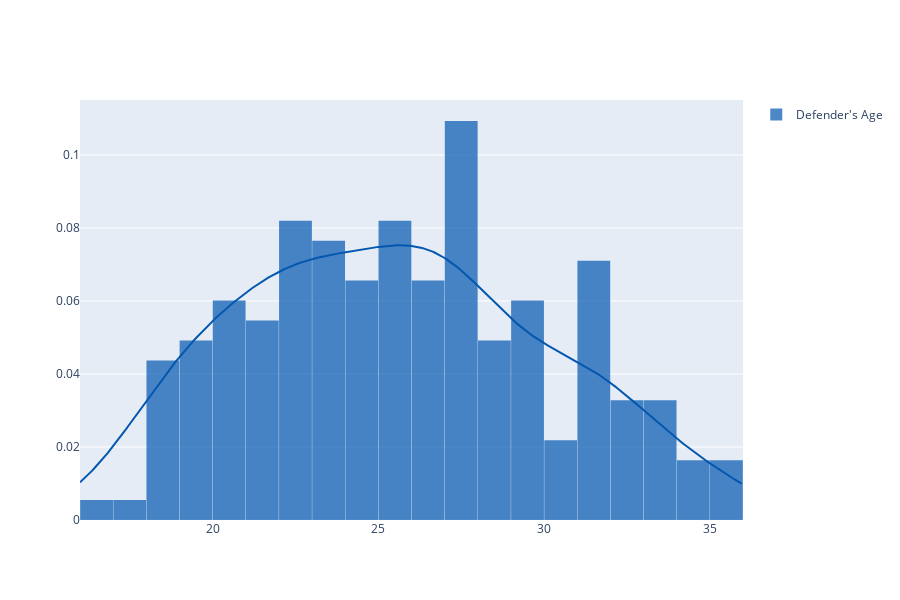
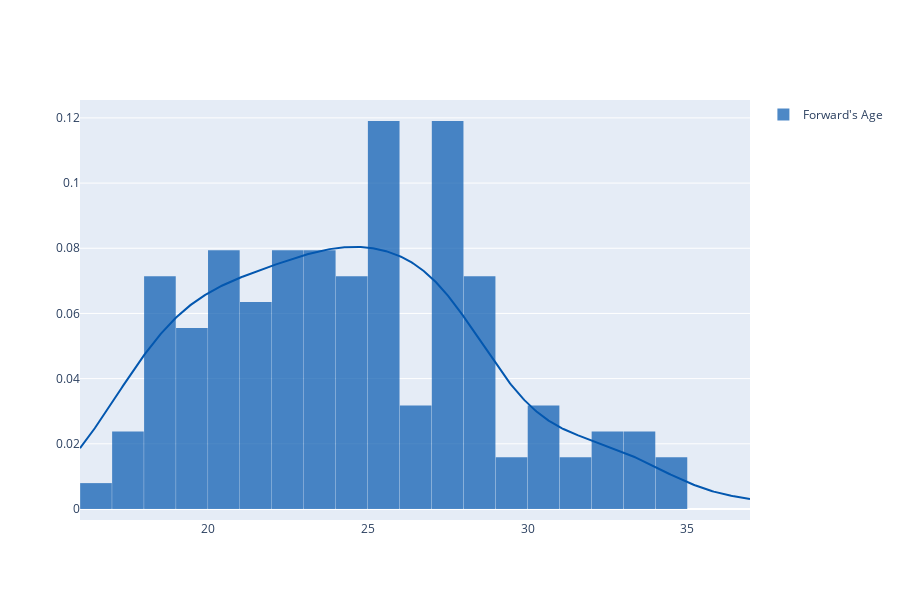
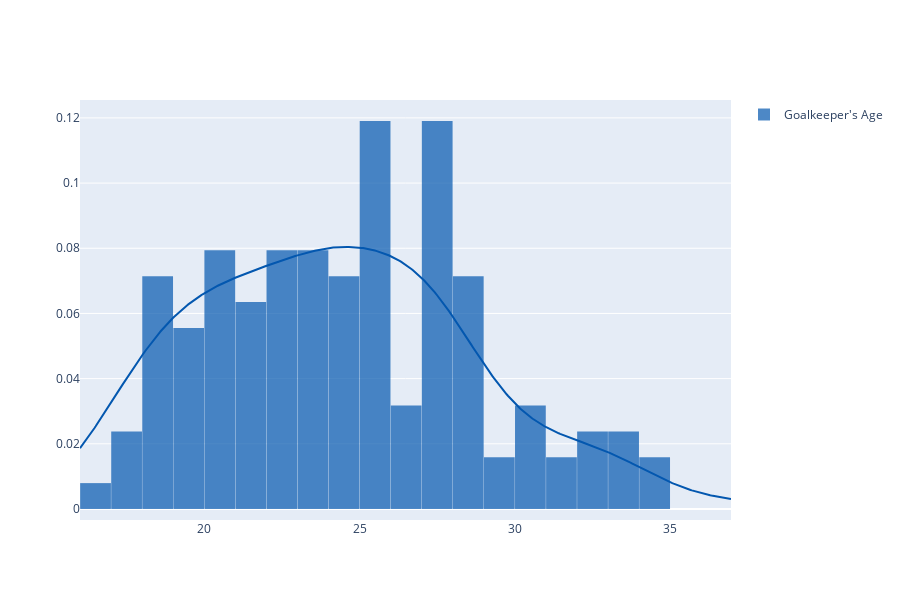

The notebook cell saved with these charts, in order:
### Markdown cell above
Finding Distribution and the Average of Age of Players

### Code cell
today = datetime.now() 

df_defender['Date of Birth'] = pd.to_datetime(df_defender['Date of Birth'], dayfirst=True)
df_defender['Age'] = today.year - df_defender['Date of Birth'].dt.year

df_forward['Date of Birth'] = pd.to_datetime(df_forward['Date of Birth'], dayfirst=True)
df_forward['Age'] = today.year - df_forward['Date of Birth'].dt.year

df_goalkeeper['Date of Birth'] = pd.to_datetime(df_forward['Date of Birth'], dayfirst=True)
df_goalkeeper['Age'] = today.year - df_goalkeeper['Date of Birth'].dt.year

df_midfielder['Date of Birth'] = pd.to_datetime(df_forward['Date of Birth'], dayfirst=True)
df_midfielder['Age'] = today.year - df_midfielder['Date of Birth'].dt.year

hist_data_defender = [df_defender['Age'].tolist()]
hist_data_forward = [df_forward['Age'].tolist()]
hist_data_goalkeeper = [df_goalkeeper['Age'].tolist()]
hist_data_midfielder = [df_midfielder['Age'].tolist()]

colors = ['rgb(3, 87, 175)']
defender_group = ["Defender's Age"]
fig_defender = ff.create_distplot(hist_data_defender, defender_group,bin_size=1,colors=colors, show_rug=False)
fig_defender.update_layout(width=900, height=600, bargap=0.01)
fig_defender.show() 

colors = ['rgb(3, 87, 175)']
forward_group = ["Forward's Age"]
fig_forward = ff.create_distplot(hist_data_forward, forward_group,bin_size=1,colors=colors, show_rug=False)
fig_forward.update_layout(width=900, height=600, bargap=0.01)
fig_forward.show()

colors = ['rgb(3, 87, 175)']
goalkeeper_group = ["Goalkeeper's Age"]
fig_goalkeeper = ff.create_distplot(hist_data_goalkeeper, goalkeeper_group,bin_size=1,colors=colors, show_rug=False)
fig_goalkeeper.update_layout(width=900, height=600, bargap=0.01)
fig_goalkeeper.show()

# colors = ['rgb(3, 87, 175)']
# midfielder_group = ["Midfielder's Age"]
# fig_midfielder = ff.create_distplot(hist_data_midfielder, midfielder_group,bin_size=1,colors=colors, show_rug=False)
# fig_midfielder.update_layout(width=900, height=600, bargap=0.01)
# fig_midfielder.show()
print(hist_data_midfielder) #sao thông số lại có NaN trong khi hist_data khác bình thường

### Figure 1 — Plotly figure (JSON) as saved in the notebook; plotly's stock layout.template omitted (floating-point values rounded to 4 significant figures; data arrays with more than 128 entries replaced by an {"elided": "..."} marker saying what was removed)
{"data": [{"autobinx": false, "histnorm": "probability density", "legendgroup": "Defender's Age", "marker": {"color": "rgb(3, 87, 175)"}, "name": "Defender's Age", "opacity": 0.7, "type": "histogram", "x": {"elided": "185 int values"}, "xaxis": "x", "xbins": {"end": 36, "size": 1, "start": 16}, "yaxis": "y"}, {"legendgroup": "Defender's Age", "marker": {"color": "rgb(3, 87, 175)"}, "mode": "lines", "name": "Defender's Age", "showlegend": false, "type": "scatter", "x": {"elided": "500 float values"}, "xaxis": "x", "y": {"elided": "500 float values"}, "yaxis": "y"}], "layout": {"bargap": 0.01, "barmode": "overlay", "height": 600, "hovermode": "closest", "legend": {"traceorder": "reversed"}, "width": 900, "xaxis": {"anchor": "y2", "domain": [0, 1], "zeroline": false}, "yaxis": {"anchor": "free", "domain": [0, 1], "position": 0}}}

### Figure 2 — Plotly figure (JSON) as saved in the notebook; plotly's stock layout.template omitted (floating-point values rounded to 4 significant figures; data arrays with more than 128 entries replaced by an {"elided": "..."} marker saying what was removed)
{"data": [{"autobinx": false, "histnorm": "probability density", "legendgroup": "Forward's Age", "marker": {"color": "rgb(3, 87, 175)"}, "name": "Forward's Age", "opacity": 0.7, "type": "histogram", "x": [20, 27, 20, 28, 25, 22, 22, 22, 24, 24, 23, 25, 17, 31, 23, 24, 23, 20, 29, 27, 33, 27, 25, 27, 23, 19, 22, 32, 34, 25, 19, 28, 27, 27, 25, 25, 27, 19, 18, 24, 18, 20, 25, 18, 27, 19, 27, 23, 25, 22, 28, 19, 28, 24, 18, 24, 17, 22, 24, 37, 28, 27, 21, 28, 33, 23, 25, 25, 23, 25, 22, 24, 18, 23, 20, 30, 21, 16, 27, 18, 25, 18, 27, 21, 18, 25, 20, 28, 34, 32, 22, 26, 21, 31, 22, 26, 29, 21, 19, 26, 30, 24, 30, 25, 21, 33, 25, 27, 21, 23, 28, 27, 20, 17, 22, 32, 26, 27, 23, 28, 18, 30, 19, 21, 20, 20, 20], "xaxis": "x", "xbins": {"end": 37, "size": 1, "start": 16}, "yaxis": "y"}, {"legendgroup": "Forward's Age", "marker": {"color": "rgb(3, 87, 175)"}, "mode": "lines", "name": "Forward's Age", "showlegend": false, "type": "scatter", "x": {"elided": "500 float values"}, "xaxis": "x", "y": {"elided": "500 float values"}, "yaxis": "y"}], "layout": {"bargap": 0.01, "barmode": "overlay", "height": 600, "hovermode": "closest", "legend": {"traceorder": "reversed"}, "width": 900, "xaxis": {"anchor": "y2", "domain": [0, 1], "zeroline": false}, "yaxis": {"anchor": "free", "domain": [0, 1], "position": 0}}}

### Figure 3 — Plotly figure (JSON) as saved in the notebook; plotly's stock layout.template omitted (floating-point values rounded to 4 significant figures; data arrays with more than 128 entries replaced by an {"elided": "..."} marker saying what was removed)
{"data": [{"autobinx": false, "histnorm": "probability density", "legendgroup": "Goalkeeper's Age", "marker": {"color": "rgb(3, 87, 175)"}, "name": "Goalkeeper's Age", "opacity": 0.7, "type": "histogram", "x": [20, 27, 20, 28, 25, 22, 22, 22, 24, 24, 23, 25, 17, 31, 23, 24, 23, 20, 29, 27, 33, 27, 25, 27, 23, 19, 22, 32, 34, 25, 19, 28, 27, 27, 25, 25, 27, 19, 18, 24, 18, 20, 25, 18, 27, 19, 27, 23, 25, 22, 28, 19, 28, 24, 18, 24, 17, 22, 24, 37, 28, 27, 21, 28, 33, 23, 25, 25, 23, 25, 22, 24, 18, 23, 20, 30, 21, 16, 27, 18, 25, 18, 27, 21, 18, 25, 20, 28, 34, 32, 22, 26, 21, 31, 22, 26, 29, 21, 19, 26, 30, 24, 30, 25, 21, 33, 25, 27, 21, 23, 28, 27, 20, 17, 22, 32, 26, 27, 23, 28, 18, 30, 19, 21, 20, 20, 20], "xaxis": "x", "xbins": {"end": 37, "size": 1, "start": 16}, "yaxis": "y"}, {"legendgroup": "Goalkeeper's Age", "marker": {"color": "rgb(3, 87, 175)"}, "mode": "lines", "name": "Goalkeeper's Age", "showlegend": false, "type": "scatter", "x": {"elided": "500 float values"}, "xaxis": "x", "y": {"elided": "500 float values"}, "yaxis": "y"}], "layout": {"bargap": 0.01, "barmode": "overlay", "height": 600, "hovermode": "closest", "legend": {"traceorder": "reversed"}, "width": 900, "xaxis": {"anchor": "y2", "domain": [0, 1], "zeroline": false}, "yaxis": {"anchor": "free", "domain": [0, 1], "position": 0}}}
